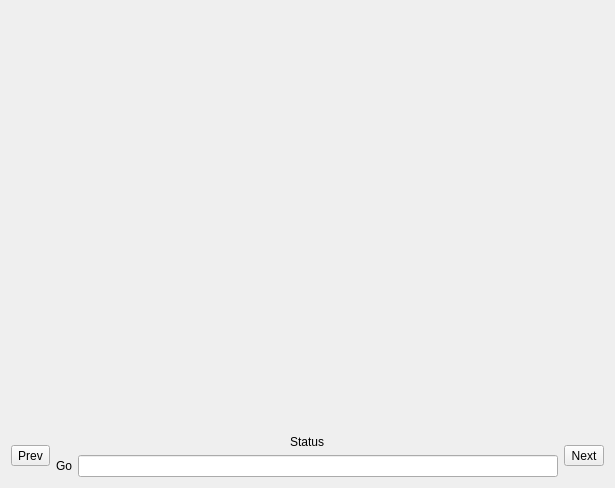
<?xml version="1.0" encoding="UTF-8"?>
<ui version="4.0">
 <class>PlotHistory</class>
 <widget class="QWidget" name="PlotHistory">
  <property name="geometry">
   <rect>
    <x>0</x>
    <y>0</y>
    <width>615</width>
    <height>488</height>
   </rect>
  </property>
  <property name="windowTitle">
   <string>Plot-History</string>
  </property>
  <layout class="QGridLayout" name="gridLayout" rowstretch="1,0">
   <item row="0" column="0">
    <widget class="QWidget" name="widget" native="true">
     <layout class="QGridLayout" name="gridLayout_3">
      <item row="0" column="0">
       <layout class="QGridLayout" name="gLayHistoryPlot"/>
      </item>
     </layout>
    </widget>
   </item>
   <item row="1" column="0">
    <layout class="QHBoxLayout" name="horizontalLayout">
     <item>
      <widget class="QToolButton" name="tBtnPrev">
       <property name="text">
        <string>Prev</string>
       </property>
      </widget>
     </item>
     <item>
      <layout class="QVBoxLayout" name="verticalLayout">
       <item>
        <widget class="QLabel" name="labelStatus">
         <property name="text">
          <string>Status</string>
         </property>
         <property name="alignment">
          <set>Qt::AlignmentFlag::AlignCenter</set>
         </property>
        </widget>
       </item>
       <item>
        <layout class="QHBoxLayout" name="hLayGo">
         <item>
          <widget class="QLabel" name="labelGo">
           <property name="text">
            <string>Go</string>
           </property>
          </widget>
         </item>
         <item>
          <widget class="QLineEdit" name="lineEditGo"/>
         </item>
        </layout>
       </item>
      </layout>
     </item>
     <item>
      <widget class="QToolButton" name="tBtnNext">
       <property name="text">
        <string>Next</string>
       </property>
      </widget>
     </item>
    </layout>
   </item>
  </layout>
 </widget>
 <resources/>
 <connections/>
</ui>
